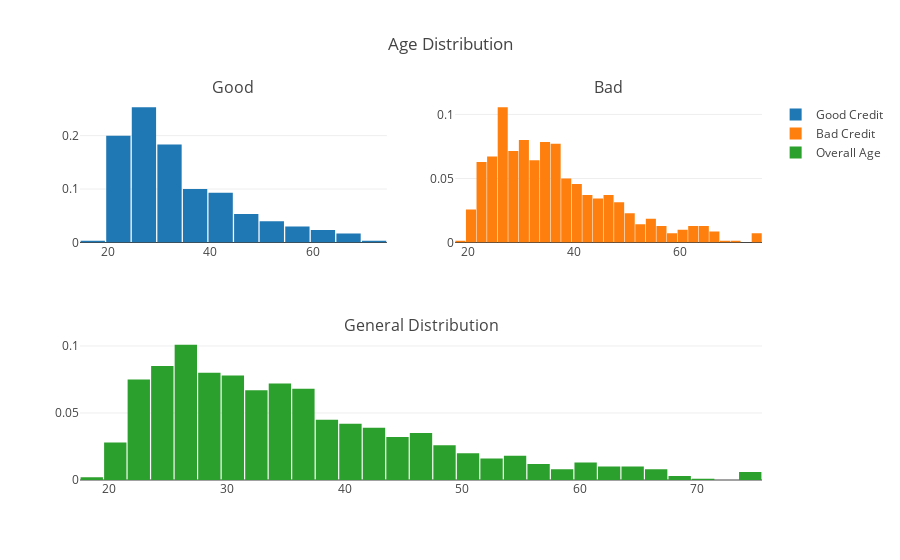

Notebook code cell kept with this figure:
### Markdown cell above
Risk: Cible -
good: 2
bad: 1

### Code cell
df_good = df_credit.loc[df_credit["Cible"] == 2]['Age'].values.tolist()
df_bad = df_credit.loc[df_credit["Cible"] == 1]['Age'].values.tolist()
df_age = df_credit['Age'].values.tolist()

# First plot
trace0 = go.Histogram(
    x=df_good,
    histnorm='probability',
    name="Good Credit"
)
# Second plot
trace1 = go.Histogram(
    x=df_bad,
    histnorm='probability',
    name="Bad Credit"
)
# Third plot
trace2 = go.Histogram(
    x=df_age,
    histnorm='probability',
    name="Overall Age"
)

# Creating the grid
fig = tls.make_subplots(rows=2, cols=2, specs=[[{}, {}], [{'colspan': 2}, None]],
                          subplot_titles=('Good','Bad', 'General Distribution'))

# setting the figs
fig.append_trace(trace0, 1, 1)
fig.append_trace(trace1, 1, 2)
fig.append_trace(trace2, 2, 1)

fig['layout'].update(showlegend=True, title='Age Distribution', bargap=0.05)
py.iplot(fig, filename='custom-sized-subplot-with-subplot-titles')

### Figure 1 — Plotly figure (JSON) as saved in the notebook; plotly's stock layout.template omitted (floating-point values rounded to 4 significant figures; data arrays with more than 128 entries replaced by an {"elided": "..."} marker saying what was removed)
{"data": [{"histnorm": "probability", "name": "Good Credit", "type": "histogram", "uid": "5dcedb3a-85cf-11e8-86aa-985fd3416bc2", "x": {"elided": "300 int values"}, "xaxis": "x", "yaxis": "y"}, {"histnorm": "probability", "name": "Bad Credit", "type": "histogram", "uid": "5dd2d2dc-85cf-11e8-bac4-985fd3416bc2", "x": {"elided": "700 int values"}, "xaxis": "x2", "yaxis": "y2"}, {"histnorm": "probability", "name": "Overall Age", "type": "histogram", "uid": "5ddd32dc-85cf-11e8-be8d-985fd3416bc2", "x": {"elided": "1000 int values"}, "xaxis": "x3", "yaxis": "y3"}], "layout": {"annotations": [{"font": {"size": 16}, "showarrow": false, "text": "Good", "x": 0.225, "xanchor": "center", "xref": "paper", "y": 1, "yanchor": "bottom", "yref": "paper"}, {"font": {"size": 16}, "showarrow": false, "text": "Bad", "x": 0.775, "xanchor": "center", "xref": "paper", "y": 1, "yanchor": "bottom", "yref": "paper"}, {"font": {"size": 16}, "showarrow": false, "text": "General Distribution", "x": 0.5, "xanchor": "center", "xref": "paper", "y": 0.375, "yanchor": "bottom", "yref": "paper"}], "bargap": 0.05, "showlegend": true, "title": "Age Distribution", "xaxis": {"anchor": "y", "domain": [0, 0.45]}, "xaxis2": {"anchor": "y2", "domain": [0.55, 1]}, "xaxis3": {"anchor": "y3", "domain": [0, 1]}, "yaxis": {"anchor": "x", "domain": [0.625, 1]}, "yaxis2": {"anchor": "x2", "domain": [0.625, 1]}, "yaxis3": {"anchor": "x3", "domain": [0, 0.375]}}}
